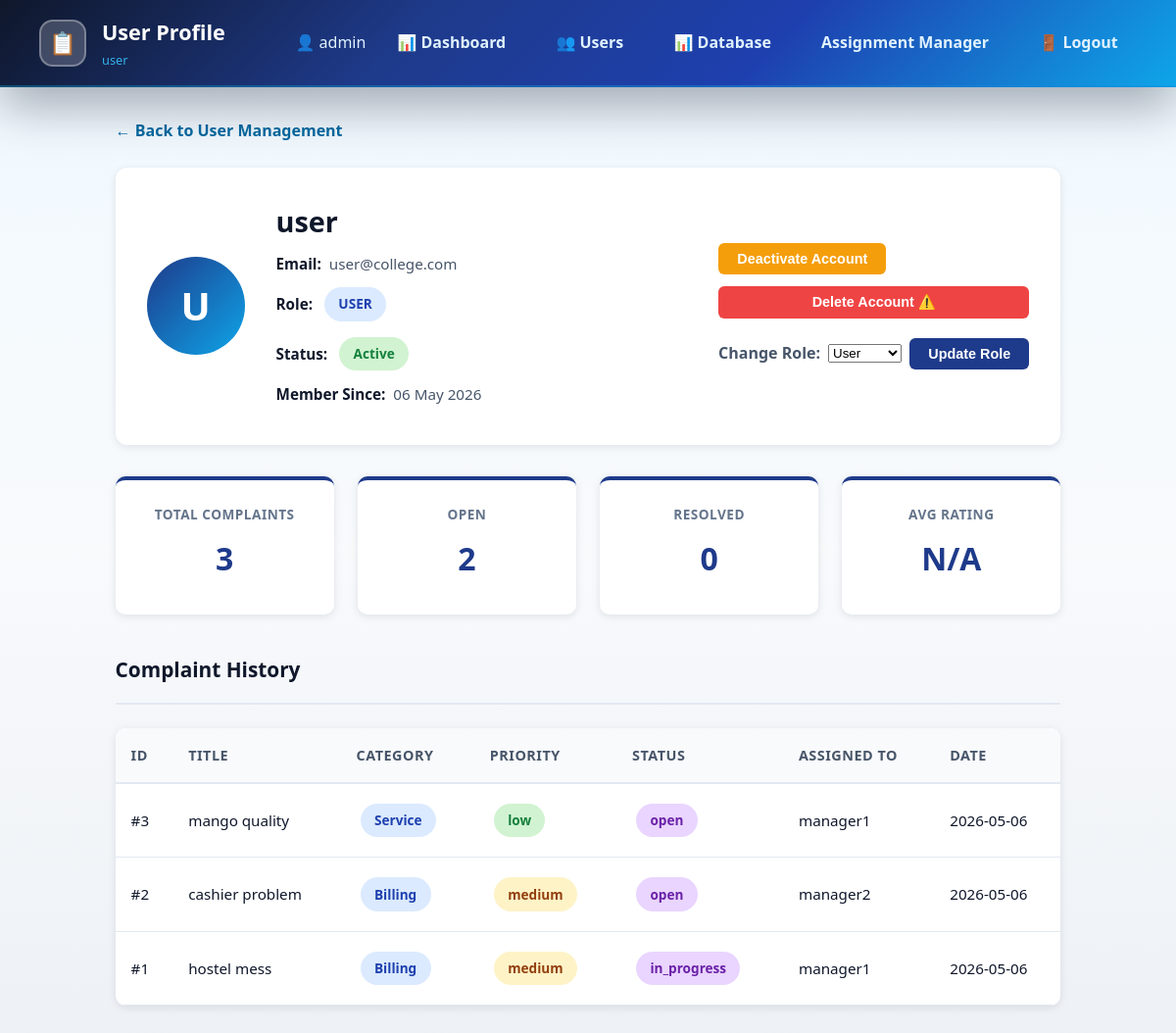
Page /admin/user/4 (signed in) on the earlier database version.
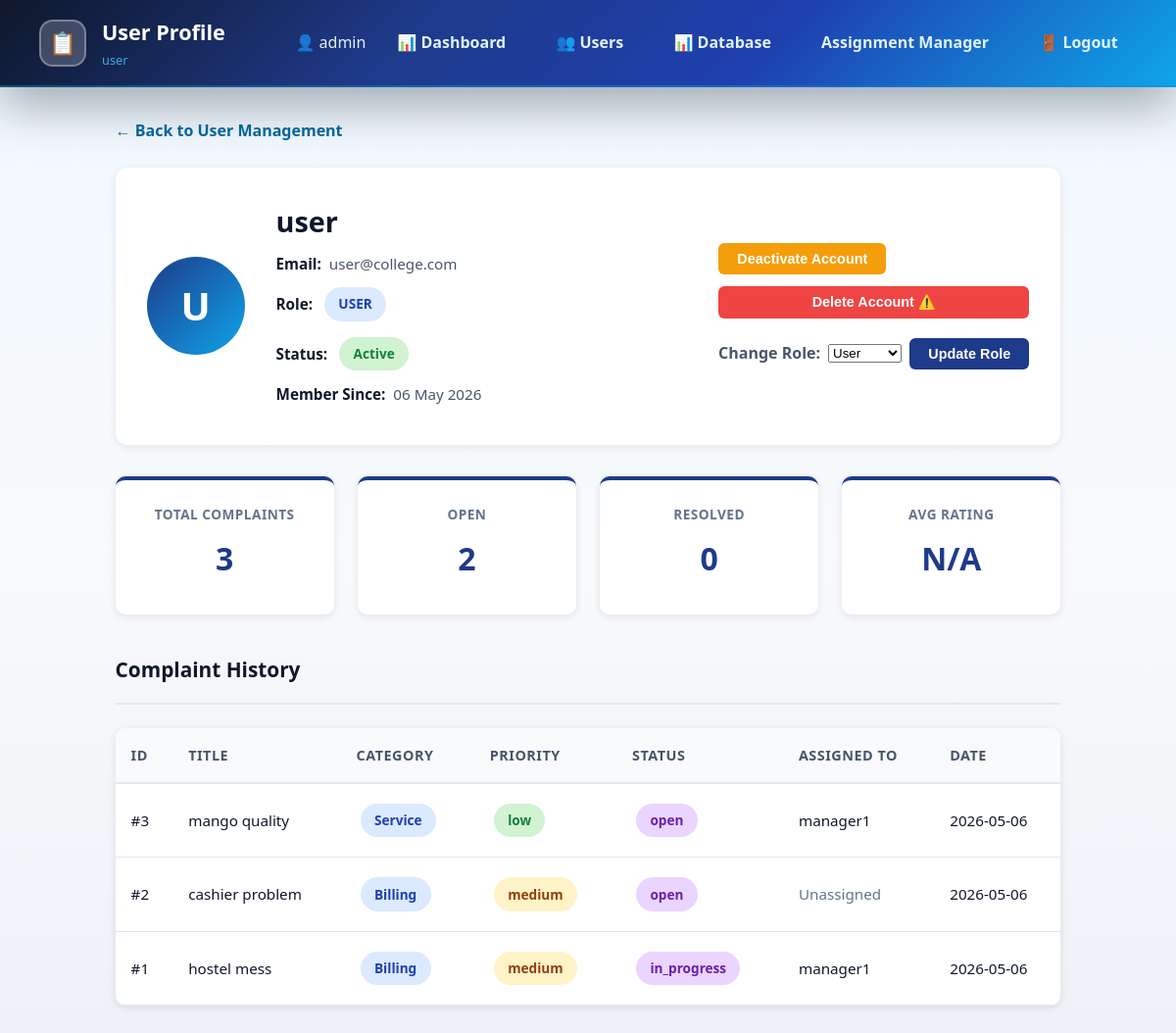
Same page on the later database version.
### models.py (models this page shows, shortened)
class Complaint(db.Model):
    __tablename__ = 'complaints'
    id = db.Column(db.Integer, primary_key=True)
    user_id = db.Column(db.Integer, db.ForeignKey('users.id'), nullable=False)
    title = db.Column(db.String(200), nullable=False)
    description = db.Column(db.Text, nullable=False)
    category = db.Column(db.String(50), default='General')
    priority = db.Column(db.String(20), default='medium')
    sentiment = db.Column(db.String(20), default='neutral')
    status = db.Column(db.String(20), default='open')
    ai_response = db.Column(db.Text, default='')
    internal_notes = db.Column(db.Text, nullable=True)
    assigned_to = db.Column(db.Integer, db.ForeignKey('users.id'), nullable=True)
    created_at = db.Column(db.DateTime, default=datetime.utcnow)
    resolved_at = db.Column(db.DateTime, nullable=True)
    rating = db.Column(db.Integer, nullable=True)
    responses = db.relationship('Response', backref='complaint', lazy=True, cascade='all, delete-orphan')

class User(UserMixin, db.Model):
    __tablename__ = 'users'
    id = db.Column(db.Integer, primary_key=True)
    username = db.Column(db.String(80), unique=True, nullable=False)
    email = db.Column(db.String(120), unique=True, nullable=False)
    password_hash = db.Column(db.String(255), nullable=False)
    role = db.Column(db.String(20), default='user', nullable=False)
    is_active = db.Column(db.Boolean, default=True, nullable=False)
    created_at = db.Column(db.DateTime, default=datetime.utcnow)
    complaints_submitted = db.relationship(
        'Complaint',
        foreign_keys='Complaint.user_id',
        backref='author',
        lazy=True,
        cascade='all, delete-orphan'
    )
    responses_written = db.relationship(
        'Response',
        foreign_keys='Response.author_id',
        backref='response_author',
        lazy=True,
        cascade='all, delete-orphan'
    )
    assigned_complaints = db.relationship(
        'Complaint',
        foreign_keys='Complaint.assigned_to',
        backref='manager',
        lazy=True
    )

### app.py (the view)
@app.route('/admin/user/<int:user_id>')
@login_required
def admin_user_detail(user_id):
    if current_user.role != 'admin':
        flash('❌ Unauthorized!', 'error')
        return redirect(url_for('index'))
    user = User.query.get_or_404(user_id)
    complaints = Complaint.query.filter_by(user_id=user.id).order_by(Complaint.created_at.desc()).all()
    responses = Response.query.filter_by(author_id=user.id).order_by(Response.created_at.desc()).all()
    total_complaints = len(complaints)
    open_count = sum(1 for c in complaints if c.status == 'open')
    resolved_count = sum(1 for c in complaints if c.status == 'resolved')
    ratings = [c.rating for c in complaints if c.rating is not None]
    avg_rating = round(sum(ratings) / len(ratings), 1) if ratings else None
    return render_template(
        'admin/user_detail.html',
        user=user,
        complaints=complaints,
        responses=responses,
        total_complaints=total_complaints,
        open_count=open_count,
        resolved_count=resolved_count,
        avg_rating=avg_rating
    )

### app.py (called while the page is built)
@login_manager.user_loader
def load_user(user_id):
    return User.query.get(int(user_id))

### templates/admin/user_detail.html (shortened to what the changed rows need)
<!DOCTYPE html>
<html lang="en">
<head>
</head>
<body>
    {% if current_user.is_authenticated %}
    <nav style="background: linear-gradient(135deg, #0f172a 0%, #1e3a8a 35%, #1e40af 65%, #0ea5e9 100%); color: white; padding: 1rem 2.5rem; display: flex; justify-content: space-between; align-items: center; box-shadow: 0 20px 50px rgba(15, 23, 42, 0.35); position: sticky; top: 0; z-index: 100; border-bottom: 2px solid rgba(14, 165, 233, 0.4);">
        <div style="display: flex; align-items: center; gap: 1rem; cursor: pointer;">
            <div>
                <h1 style="font-size: 1.35rem; font-weight: 800; margin: 0; color: white;">User Profile</h1>
            </div>
        </div>
    </nav>
    {% endif %}
    <div class="container">
        <div class="section">
            <div class="section-header">
                <h2>Complaint History</h2>
            </div>
            {% if complaints %}
            <div class="table-wrapper">
                <table>
                    <thead>
                        <tr>
                            <th>ID</th>
                            <th>Title</th>
                            <th>Category</th>
                            <th>Priority</th>
                            <th>Status</th>
                            <th>Assigned To</th>
                            <th>Date</th>
                        </tr>
                    </thead>
                    <tbody>
                        {% for complaint in complaints %}
                        <tr>
                            <td>#{{ complaint.id }}</td>
                            <td title="{{ complaint.title }}" class="truncate">{{ complaint.title }}</td>
                            <td><span class="badge" style="background-color: #dbeafe; color: #1e40af;">{{ complaint.category }}</span></td>
                            <td>
                                <span class="badge" style="background-color: {% if complaint.priority == 'high' %}#fee2e2; color: #991b1b{% elif complaint.priority == 'medium' %}#fef3c7; color: #92400e{% else %}#d1f3d1; color: #15803d{% endif %};">{{ complaint.priority }}</span>
                            </td>
                            <td><span class="badge" style="background-color: #e9d5ff; color: #6b21a8;">{{ complaint.status }}</span></td>
                            <td>{% if complaint.manager %}{{ complaint.manager.username }}{% else %}<span style="color: #64748b;">Unassigned</span>{% endif %}</td>
                            <td>{{ complaint.created_at.strftime('%Y-%m-%d') }}</td>
                        </tr>
                        {% endfor %}
                    </tbody>
                </table>
            </div>
            {% else %}
            <div class="empty-state">
                This user has not submitted any complaints yet.
            </div>
            {% endif %}
        </div>
    </div>
</body>
</html>

Differences in the rows shown:
changed Complaint "cashier problem": manager.username "manager2" → (not shown); now shows "Unassigned"
